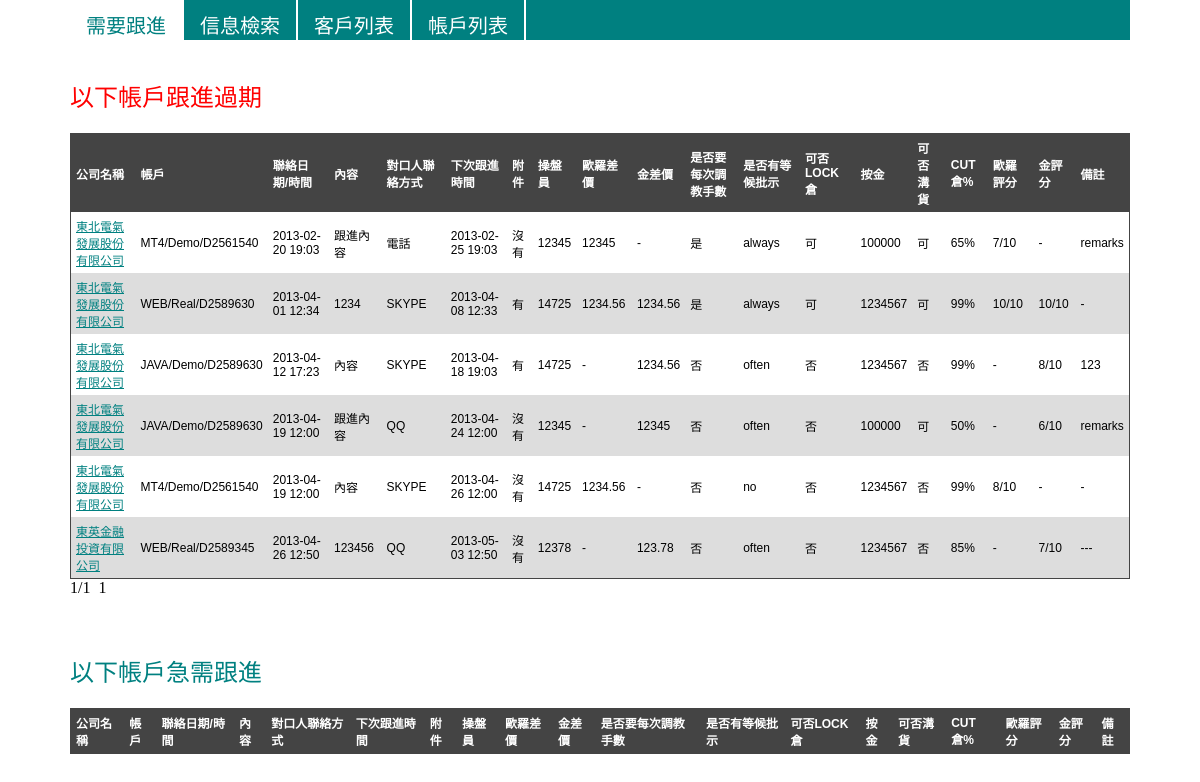
The app's page /followup.php with its own data.
### tables this page shows
CREATE TABLE IF NOT EXISTS `crm_transactions` (
  `id` int(11) NOT NULL AUTO_INCREMENT,
  `aid` int(11) NOT NULL,
  `t_time` datetime NOT NULL,
  `content` varchar(255) NOT NULL,
  `contact` varchar(255) NOT NULL,
  `follow` datetime NOT NULL,
  `attachment` tinyint(1) NOT NULL,
  `agent` int(5) NOT NULL,
  `eur_diff` float NOT NULL,
  `gold_diff` float NOT NULL,
  `tune` tinyint(1) NOT NULL,
  `approval` varchar(6) NOT NULL,
  `lockable` tinyint(1) NOT NULL,
  `deposit` int(11) NOT NULL,
  `dilute` int(11) NOT NULL,
  `cut_p` int(3) NOT NULL,
  `eur_rate` int(2) NOT NULL,
  `gold_rate` int(2) NOT NULL,
  `remarks` varchar(255) NOT NULL,
  `deleted` tinyint(1) NOT NULL DEFAULT '0',
  PRIMARY KEY (`id`)
);

CREATE TABLE IF NOT EXISTS `crm_customers` (
  `id` int(11) NOT NULL AUTO_INCREMENT,
  `name` varchar(255) NOT NULL,
  `address` varchar(255) NOT NULL,
  `website` varchar(255) NOT NULL,
  `phone` int(11) NOT NULL,
  `email` varchar(255) NOT NULL,
  `fax` int(11) NOT NULL,
  `pic` varchar(255) NOT NULL,
  `im` varchar(255) NOT NULL,
  `deleted` tinyint(1) NOT NULL DEFAULT '0',
  PRIMARY KEY (`id`)
);

CREATE TABLE IF NOT EXISTS `crm_accounts` (
  `id` int(11) NOT NULL AUTO_INCREMENT,
  `cid` int(11) NOT NULL,
  `platform` varchar(4) NOT NULL,
  `type` varchar(4) NOT NULL,
  `ac` varchar(255) NOT NULL,
  `pw` varchar(255) NOT NULL,
  `link` varchar(255) NOT NULL,
  `contract` tinyint(1) NOT NULL,
  `trade_item` varchar(255) NOT NULL,
  `eur_dps` int(11) NOT NULL,
  `gold_dps` int(11) NOT NULL,
  `min` int(11) NOT NULL,
  `max` int(11) NOT NULL,
  `currency` varchar(255) NOT NULL,
  `remarks` varchar(255) NOT NULL,
  `deleted` tinyint(1) NOT NULL DEFAULT '0',
  PRIMARY KEY (`id`)
);

### followup.php (the view, shortened to what this page needs)
<?php
include 'DB/DB_CONNECT.php';
function page($page, $total, $ptype, $pagesize = 10, $pagelen = 5){
	if($_SERVER["QUERY_STRING"]){
		$str = '/(?:^'.$ptype.'=\d+&)|(?:'.$ptype.'=\d+$)|(?:kw=\S+&)|(?:kw=\S+$)/';
		$_SERVER["QUERY_STRING"] = preg_replace($str, '', $_SERVER["QUERY_STRING"]);
		if($_SERVER["QUERY_STRING"]){
			$phpfile = $_SERVER['PHP_SELF'].'?'.$_SERVER["QUERY_STRING"];
		}else{
			$phpfile = $_SERVER['PHP_SELF'];
		}
	}else{
		$phpfile = $_SERVER['PHP_SELF'];
	}
	$page = intval($page);
	$total = intval($total);
	$pages = ceil($total/$pagesize);
	$offset = ($page - 1) * $pagesize;
	$init = 1;
	$max = $pages;
	$pagelen = ($pagelen % 2)?$pagelen:($pagelen + 1);
	$pagecode='<div class="page">';
	$pagecode.="<span>$page/$pages</span><span>&nbsp;&nbsp;</span>";
	for($i=$init;$i<=$max;$i++){
		if($i==$page){
			$pagecode.='<span>'.$i.'</span><span>&nbsp;</span>';
		} else {
			if($_SERVER["QUERY_STRING"]){
				$pagecode.="<a href=\"{$phpfile}&$ptype={$i}\">$i</a><span>&nbsp;</span>";
			}else{
				$pagecode.="<a href=\"{$phpfile}?$ptype={$i}\">$i</a><span>&nbsp;</span>";
			}
		}
	}
	$pagecode.='</div>';
	return array('pagecode'=>$pagecode,'sqllimit'=>' limit '.$offset.','.$pagesize);
}
?>
<html>
<head>
	<?php include 'head.php'; ?>
</head>
<body>
 	<div id="container">
		<?php include 'menu.php'; ?>
					<?php
						if(isset($_GET["id"]) && !empty($_GET["id"])){
							$ac_sql = "SELECT DISTINCT a.ac, a.platform, a.type FROM crm_transactions t, crm_accounts a WHERE cid = " . $_GET["id"] . " AND (a.ac, a.platform, a.type) NOT IN (SELECT a.ac, a.platform, a.type FROM crm_transactions t, crm_accounts a WHERE a.id = t.aid AND t.follow = '0000-00-00' AND a.deleted = 0 AND t.deleted = 0) AND a.deleted = 0";
						} else {
							$ac_sql = "SELECT DISTINCT a.ac, a.platform, a.type FROM crm_transactions t, crm_accounts a WHERE (a.ac, a.platform, a.type) NOT IN (SELECT a.ac, a.platform, a.type FROM crm_transactions t, crm_accounts a WHERE a.id = t.aid AND t.follow = '0000-00-00' AND a.deleted = 0 AND t.deleted = 0) AND a.deleted = 0";
						}
					?>
				   <br>
				<p class="section-header" ><font color="#FF0000">以下帳戶跟進過期</font></p>
				<div>
				<table>
					<tr><th>公司名稱</th>
						<th>帳戶</th>
						<th>聯絡日期/時間</th>
						<th>內容</th>
						<th>對口人聯絡方式</th>
						<th>下次跟進時間</th>
						<th>附件</th>
						<th>操盤員</th>
						<th>歐羅差價</th>
						<th>金差價</th>
						<th>是否要每次調教手數</th>
						<th>是否有等候批示</th>
						<th>可否LOCK倉</th>
						<th>按金</th>
						<th>可否溝貨</th>
						<th>CUT倉%</th>
						<th>歐羅評分</th>
						<th>金評分</th>
						<th>備註</th>
					</tr>
					<?php
						$outtime_sql = "SELECT a.cid, a.ac, a.platform, a.type, c.name, t.* FROM crm_transactions t, crm_accounts a, crm_customers c WHERE a.id = t.aid AND a.cid = c.id AND t.follow < NOW() AND t.follow <> '1970-01-01' AND (a.ac, a.platform, a.type) IN (".$ac_sql.") AND a.deleted = 0 AND t.deleted = 0 ORDER BY t.follow,a.platform, a.type, a.ac  ";
						$page_sql = "SELECT COUNT(*) count FROM crm_transactions t, crm_accounts a, crm_customers c WHERE a.id = t.aid AND a.cid = c.id AND t.follow < NOW() AND t.follow <> '1970-01-01' AND (a.ac, a.platform, a.type) IN (".$ac_sql.") AND a.deleted = 0 AND t.deleted = 0 ORDER BY t.follow,a.platform, a.type, a.ac  ";
						$page = isset($_GET['opage'])?$_GET['opage']:1;
						if($presult = mysqli_query($con, $page_sql)){
							$prow = mysqli_fetch_assoc($presult);
							$count = $prow["count"];
							if($count){
								$getpageinfo = page($page, $count, "opage");
								$outtime_sql .= $getpageinfo['sqllimit'];
								if ($result = mysqli_query($con, $outtime_sql)) {
									while($row = mysqli_fetch_assoc($result)){
		                $t_time = date('Y-m-d H:i', strtotime($row["t_time"]));
		                $follow = date('Y-m-d H:i', strtotime($row["follow"]));
					?>
						<tr><td><a href="accounts.php?id=<?=$row["cid"]?>"><?=$row["name"]?></a></td>
						<td><?=$row["platform"]?>/<?=$row["type"]?>/<?=$row["ac"]?></td>
						<td><?=$t_time?></td>
						<td><?=$row["content"]?$row["content"]:'-'?></td>
						<td><?=$row["contact"]?$row["contact"]:'-'?></td>
						<td><?=$follow?></td>
						<td><?=$row["attachment"]?'有':'沒有'?></td>
						<td><?=$row["agent"]?$row["agent"]:'-'?></td>
						<td><?=$row["eur_diff"]?$row["eur_diff"]:'-'?></td>
						<td><?=$row["gold_diff"]?$row["gold_diff"]:"-"?></td>
						<td><?=$row["tune"]?'是':'否'?></td>
						<td><?=$row["approval"]?></td>
						<td><?=$row["lockable"]?'可':'否'?></td>
						<td><?=$row["deposit"]?></td>
						<td><?=$row["dilute"]?'可':'否'?></td>
						<td><?=$row["cut_p"]?>%</td>
						<td><?=$row["eur_rate"]?$row["eur_rate"] . '/10':'-'?></td>
						<td><?=$row["gold_rate"]?$row["gold_rate"] . '/10':'-'?></td>
						<td><?=$row["remarks"]?$row["remarks"]:'-'?></td>
					</tr>
					<?php
									}
								}
							}
						}
					?>
				</table>
				</div>
					<?php
					if(isset($count) && $count){echo $getpageinfo['pagecode'];}
					?>
				<br>
				<br>
				<p class="section-header">以下帳戶急需跟進</p>
				<div>
				<table>
						<tr><th>公司名稱</th>
						<th>帳戶</th>
						<th>聯絡日期/時間</th>
						<th>內容</th>
						<th>對口人聯絡方式</th>
						<th>下次跟進時間</th>
						<th>附件</th>
						<th>操盤員</th>
						<th>歐羅差價</th>
						<th>金差價</th>
						<th>是否要每次調教手數</th>
						<th>是否有等候批示</th>
						<th>可否LOCK倉</th>
						<th>按金</th>
						<th>可否溝貨</th>
						<th>CUT倉%</th>
						<th>歐羅評分</th>
						<th>金評分</th>
						<th>備註</th>
					</tr>
				</table>
				</div>
</div><br><br>
</body>
</html>

### css/common.css (style rules this page uses)
* { margin: 0; padding: 0; }
body { font-family: Calibre, "微�����������, sans-serif; font-weight: bold; }
a { color: #008080 ; }
table { border: 1px solid #444; border-collapse:collapse; font-family: Calibre, sans-serif; font-size: 12px; width: 100%; }
tr:nth-child(odd) { background-color: #ddd; }
th { background-color: #444; color: #fff; padding: 5px; text-align: left; }
td { padding: 5px; }
.section-header { color: #008080; font-size: 24px; margin: 20px 0; }
#container { margin: 0 70px; }

### records on screen
crm_transactions: crm_customers.name "東北電氣發展股份有限公司", crm_accounts.platform "MT4", crm_accounts.type "Demo", crm_accounts.ac "D2561540", t_time "2013-02-20 19:03", content "跟進內容", contact "電話", follow "2013-02-25 19:03", attachment "沒有", agent "12345", eur_diff "12345", tune "是", approval "always", lockable "可", deposit "100000", dilute "可", cut_p "65", eur_rate "7", remarks "remarks"
crm_transactions: crm_customers.name "東北電氣發展股份有限公司", crm_accounts.platform "WEB", crm_accounts.type "Real", crm_accounts.ac "D2589630", t_time "2013-04-01 12:34", content "1234", contact "SKYPE", follow "2013-04-08 12:33", attachment "有", agent "14725", eur_diff "1234.56", gold_diff "1234.56", tune "是", approval "always", lockable "可", deposit "1234567", dilute "可", cut_p "99", eur_rate "10", gold_rate "10"
crm_transactions: crm_customers.name "東北電氣發展股份有限公司", crm_accounts.platform "JAVA", crm_accounts.type "Demo", crm_accounts.ac "D2589630", t_time "2013-04-12 17:23", content "內容", contact "SKYPE", follow "2013-04-18 19:03", attachment "有", agent "14725", gold_diff "1234.56", tune "否", approval "often", lockable "否", deposit "1234567", dilute "否", cut_p "99", gold_rate "8", remarks "123"
crm_transactions: crm_customers.name "東北電氣發展股份有限公司", crm_accounts.platform "JAVA", crm_accounts.type "Demo", crm_accounts.ac "D2589630", t_time "2013-04-19 12:00", content "跟進內容", contact "QQ", follow "2013-04-24 12:00", attachment "沒有", agent "12345", gold_diff "12345", tune "否", approval "often", lockable "否", deposit "100000", dilute "可", cut_p "50", gold_rate "6", remarks "remarks"
crm_transactions: crm_customers.name "東北電氣發展股份有限公司", crm_accounts.platform "MT4", crm_accounts.type "Demo", crm_accounts.ac "D2561540", t_time "2013-04-19 12:00", content "內容", contact "SKYPE", follow "2013-04-26 12:00", attachment "沒有", agent "14725", eur_diff "1234.56", tune "否", approval "no", lockable "否", deposit "1234567", dilute "否", cut_p "99", eur_rate "8"
crm_transactions: crm_customers.name "東英金融投資有限公司", crm_accounts.platform "WEB", crm_accounts.type "Real", crm_accounts.ac "D2589345", t_time "2013-04-26 12:50", content "123456", contact "QQ", follow "2013-05-03 12:50", attachment "沒有", agent "12378", gold_diff "123.78", tune "否", approval "often", lockable "否", deposit "1234567", dilute "否", cut_p "85", gold_rate "7", remarks "---"

### other values on screen
$page "1"
$pages "1"
